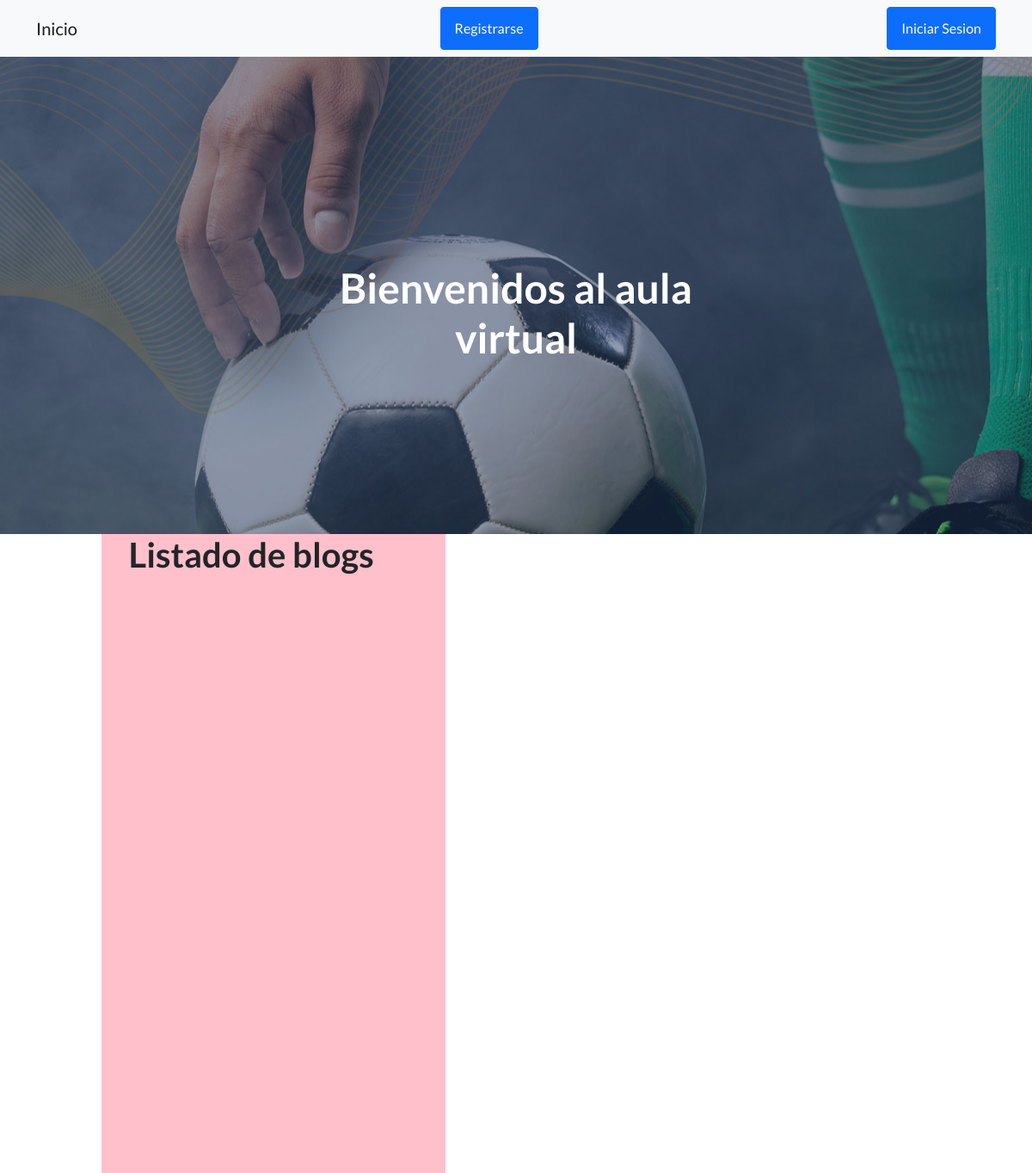
The app's page /Appcod/ (upper part), older data.
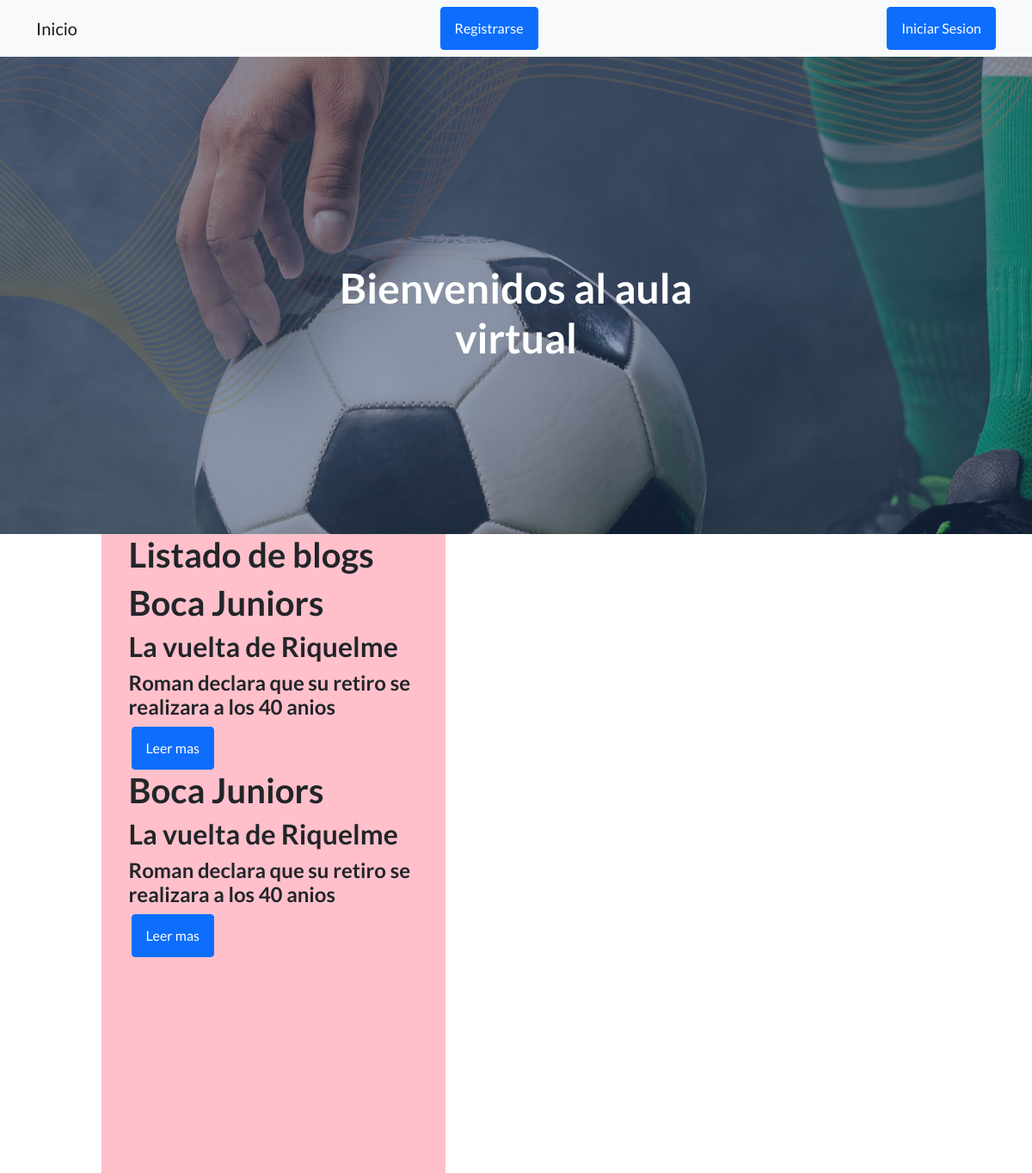
The same page, newer data.
### Appcod/models.py (models this page shows)
class Blog(models.Model):
    Titulo=models.CharField(max_length=50)
    Subtitulo=models.CharField(max_length=50)
    Resu=models.CharField(max_length=50)
    Cuerpo=models.CharField(max_length=50)
    Autor=models.CharField(max_length=50)
    Fecha=models.DateField()
    Imagen=models.ImageField(upload_to="blog")

### Appcod/views.py (the view)
# urls.py: path('',inicio,name='Inicio'),
def inicio(request):
    blogs=Blog.objects.all()
    return render(request,"index.html",{'blogs':blogs})

### Appcod/templates/index.html (shortened to what this page needs)
{% extends "padre.html" %}
{% load static %}
{% block loQcambiaDeltitulo %}
<h1> Bienvenidos al aula virtual </h1>
{% endblock %}
{% block contenidoQueCambia %}
<ul>
    <h1>Listado de blogs</h1>
    {% for blog in blogs %}
    <h1> {{ blog.Titulo }} </h1>
    <h2>   {{ blog.Subtitulo }}</h2>
    <h4>   {{ blog.Resu }}</h4>
    <a class="btn btn-primary" href="">Leer mas</a>
{% endfor %}
{% endblock %}

### Appcod/templates/padre.html (shortened to what this page needs)
<!DOCTYPE html>
<html lang="en">
    <head>
        {% load static %}
        <link href="https://cdn.jsdelivr.net/npm/bootstrap-icons@1.5.0/font/bootstrap-icons.css" rel="stylesheet" type="text/css" />
        <link href="{% static 'css/styles.css' %}" rel="stylesheet" />
    </head>
    <body>
        <nav class="navbar navbar-light bg-light static-top">
            <div class="container">
                <a class="navbar-brand" href="{% url 'Inicio' %}">Inicio</a>
                {% if user.is_authenticated %}
                <a class="btn btn-primary" href="{% url 'Cursos' %}">Cursos</a>
                <a class="btn btn-primary" href="{% url 'Profesores' %}">Profesores</a>
                <a class="btn btn-primary" href="{% url 'Estudiantes' %}">Estudiantes</a>
                <a class="navbar-brand" href="{% url 'Entregables' %}">Acerca de mi</a>
                <p> Bienvenido {{ user.username }}</p>
                <img src="{{ avatar }}" alt="">
                <img src="{{ Blog.Imagen }}" alt="">
                <a class="btn btn-danger" href="{% url 'Logout' %}">Cerrar Sesion</a>
                {% else %}
                <a class="btn btn-primary" href="{% url 'Register' %}">Registrarse</a>
                <a class="btn btn-primary" href="{% url 'Login' %}">Iniciar Sesion</a>
                {% endif %}
            </div>
        </nav>
        <header class="masthead" style="background: url(../static/assets/img/fondopaginaweb1.jpg) no-repeat center center ;">
            <div class="container position-relative">
                <div class="row justify-content-center">
                    <div class="col-xl-6">
                        <div class="text-center text-white">
                            <h1 class="mb-5">{% block loQcambiaDeltitulo %}{% endblock %}
                        </div>
                    </div>
                </div>
            </div>
        </header>
        <div class="perso" style="height:1000px; width: 965px;">
            <aside id="izq" style="width: 400px; height: 1000px; position:absolute;background:pink">{% block contenidoQueCambia %} {% endblock %}</aside>
            <aside id="der" style="width: 400px; height: 1000px; position:absolute; right: 0;">{% block contenidoQueCambia0 %} {% endblock %}</aside>
        </div>
    </body>
</html>

Row changes from the older to the newer data that the page shows:
added Blog: Titulo "Boca Juniors", Subtitulo "La vuelta de Riquelme", Resu "Roman declara que su retiro se realizara a los 40 anios"
added Blog: Titulo "Boca Juniors", Subtitulo "La vuelta de Riquelme", Resu "Roman declara que su retiro se realizara a los 40 anios"
